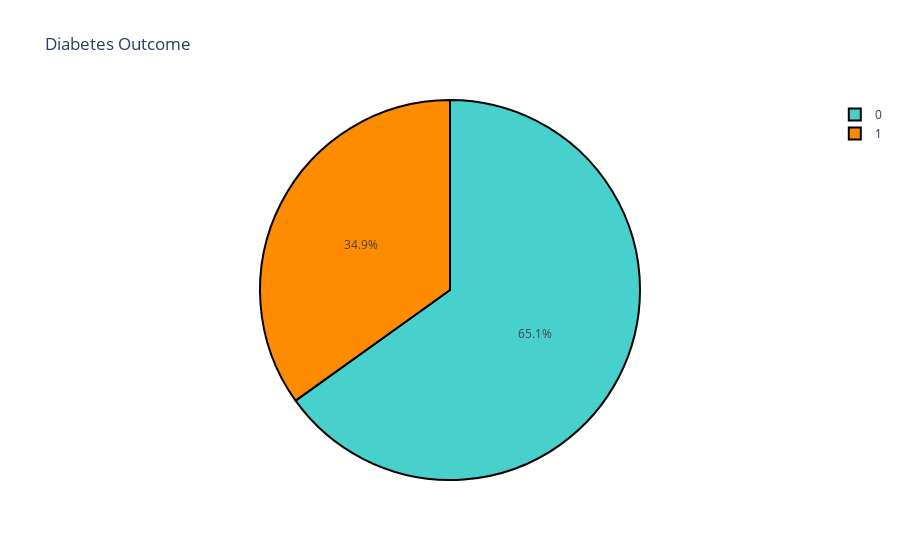

The notebook cell saved with this chart:
### Code cell
dist = df['Outcome'].value_counts()
colors = ['mediumturquoise', 'darkorange']
trace = go.Pie(values=(np.array(dist)),labels=dist.index)
layout = go.Layout(title='Diabetes Outcome')
data = [trace]
fig = go.Figure(trace,layout)
fig.update_traces(marker=dict(colors=colors, line=dict(color='#000000', width=2)))
fig.show()

### Figure 1 — Plotly figure (JSON) as saved in the notebook; plotly's stock layout.template omitted (floating-point values rounded to 4 significant figures)
{"data": [{"marker": {"line": {"color": "#000000", "width": 2}, "colors": ["mediumturquoise", "darkorange"]}, "type": "pie", "labels": [0, 1], "values": [500, 268]}], "layout": {"title": {"text": "Diabetes Outcome"}}}
